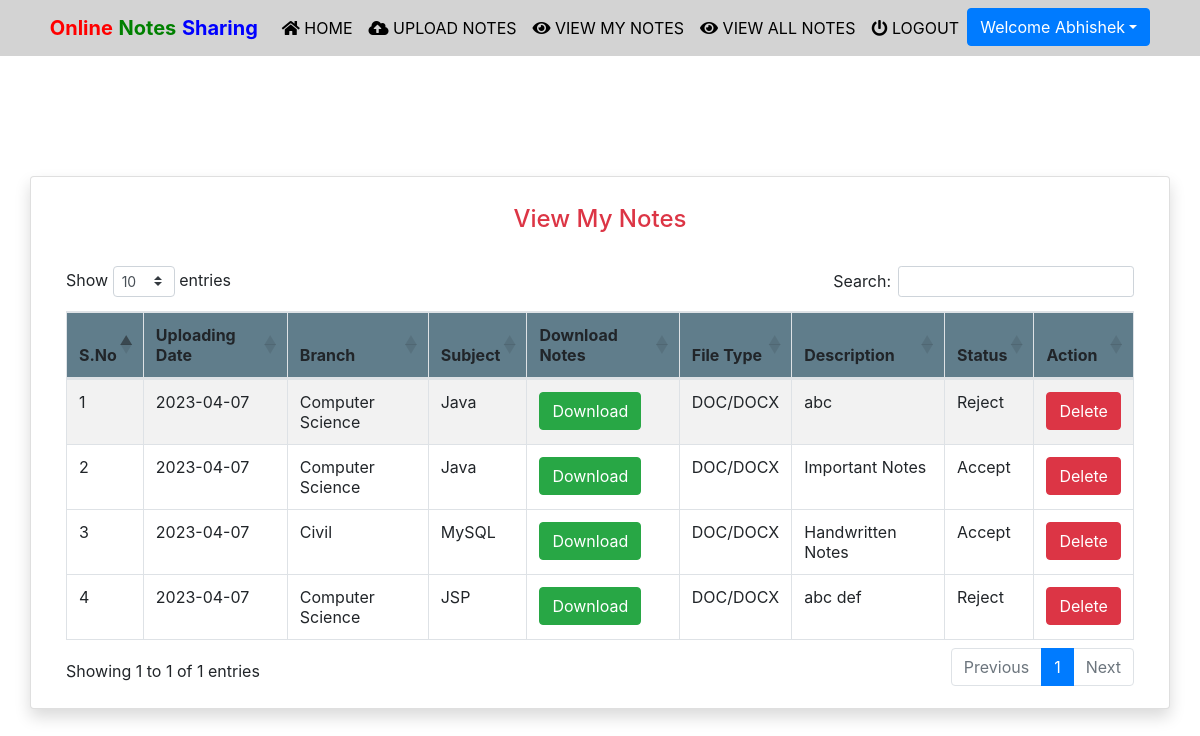
Page /view_mynotes (signed in) on the committed database.
### notes/models.py (models this page shows, shortened)
class Notes(models.Model):
    user = models.ForeignKey(User,on_delete=models.CASCADE)
    uploadingdate = models.CharField(max_length=30)
    branch = models.CharField(max_length=30)
    subject = models.CharField(max_length=30)
    notesfile = models.FileField(null=True)
    filetype = models.CharField(max_length=30)
    description = models.CharField(max_length=200, null=True)
    status = models.CharField(max_length=15)

### notes/views.py (the view)
# urls.py: path('view_mynotes', view_mynotes, name='view_mynotes'),
def view_mynotes(request):
    if not request.user.is_authenticated:
        return redirect('login')
    user = User.objects.get(id=request.user.id)
    notes = Notes.objects.filter(user = user)
    d = {'notes':notes}
    return render(request,'view_mynotes.html',d)

### notes/templates/view_mynotes.html (shortened to what this page needs)
{% extends 'usernavigation.html'%}
{% load static %}
{% block body %}
<div class="container card shadow mt-5">
	<div class="card-body">
  <h1 class="text-success text-center"></h1>
            <h4 class="text-center text-danger">View My Notes</h4>
			<br>
			<table id="example" class="table table-striped table-bordered" style="width:100%">
				<thead style="background-color : #607d8b;">
					<tr>
						<th>S.No</th>
						<th>Uploading Date</th>
						<th>Branch</th>
						<th>Subject</th>
						<th>Download Notes</th>
						<th>File Type</th>
						<th>Description</th>
						<th>Status</th>
						<th>Action</th>
					</tr>
				</thead>
				{% for i in notes %}
				<tbody>
				<tr>
                  <td>{{forloop.counter}}</td>
					<td>{{i.uploadingdate}}</td>
					<td>{{i.branch}}</td>
					<td>{{i.subject}}</td>
					<td><a href="{{i.notesfile.url}}" class="btn btn-success" download>Download</a></td>
					<td>{{i.filetype}}</td>
					<td>{{i.description}}</td>
					<td>{{i.status}}</td>
					<td><a href="{% url 'delete_mynotes' i.id %}" class="btn btn-danger" onclick="return confirm('Are your sure to Delete ?')">Delete</a></td>
                </tr>
				{% endfor %}
				</tbody>
	</table>
</div>
</div>
{% endblock %}

### notes/templates/usernavigation.html (shortened to what this page needs)
<html lang="en">
<head>
  {% load static %}
  <link rel="stylesheet" href="https://maxcdn.bootstrapcdn.com/bootstrap/4.3.1/css/bootstrap.min.css">
  <link rel="stylesheet" href="https://use.fontawesome.com/releases/v5.6.3/css/all.css">
    <link rel="stylesheet" href="{% static 'css/mystyle.css' %}">
    <link rel="stylesheet" href="https://cdnjs.cloudflare.com/ajax/libs/twitter-bootstrap/4.5.2/css/bootstrap.css">
<link rel="stylesheet" href="https://cdn.datatables.net/1.11.3/css/dataTables.bootstrap4.min.css">
</head>
<body>
 <nav class="navbar navbar-expand-sm justify-content-center" style = "background-color : lightgrey">
     <a class="navbar-brand" href=""><span style="color:red"><b>Online</b></span><span style="color:green"> <b>Notes</b> </span><span style="color:blue"><b>Sharing</b></span></a>
  <ul class="navbar-nav">
      <li class="navbar-item">
          <a class="nav-link" href="{% url 'profile' %}"><i class="fas fa-home"></i> HOME</a>
      </li>
      <li class="navbar-item">
          <a class="nav-link" href="{% url 'upload_notes' %}"><i class="fas fa-cloud-upload-alt"></i> UPLOAD NOTES</a>
      </li>
			<li class="navbar-item">
                <a class="nav-link" href="{% url 'view_mynotes' %}"><i class="fas fa-eye"></i> VIEW MY NOTES</a>
            </li>
			<li class="navbar-item">
                <a class="nav-link" href="{% url 'viewallnotes' %}"><i class="fas fa-eye"></i> VIEW ALL NOTES</a>
            </li>
			<li class="navbar-item">
                <a class="nav-link" href="{% url 'logout' %}"><i class="fas fa-power-off"></i> LOGOUT</a>
            </li>
			<div class="dropdown">
				<button class="btn btn-primary dropdown-toggle" type="button"
					id="dropdownMenuButton" data-toggle="dropdown" aria-haspopup="true"
					aria-expanded="false">Welcome {{request.user.first_name}}</button>
			</div>
  </ul>
 </nav>
</body>
</html>
{% block body %}
{% endblock %}

### notes/static/css/mystyle.css (style rules this page uses)
.nav-link { color : black }

### rows in the picture
Notes: uploadingdate "2023-04-07", branch "Computer Science", subject "Java", filetype "DOC/DOCX", description "abc", status "Reject"
Notes: uploadingdate "2023-04-07", branch "Computer Science", subject "Java", filetype "DOC/DOCX", description "Important Notes", status "Accept"
Notes: uploadingdate "2023-04-07", branch "Civil", subject "MySQL", filetype "DOC/DOCX", description "Handwritten Notes", status "Accept"
Notes: uploadingdate "2023-04-07", branch "Computer Science", subject "JSP", filetype "DOC/DOCX", description "abc def", status "Reject"

### other values in the picture
{{ request.user.first_name }} "Abhishek"
